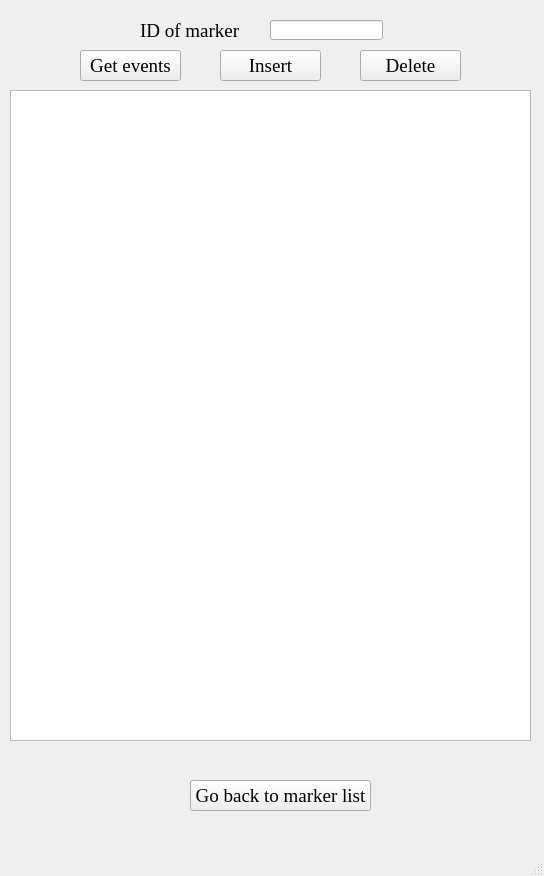
<?xml version="1.0" encoding="UTF-8"?>
<ui version="4.0">
 <class>MainWindow</class>
 <widget class="QMainWindow" name="MainWindow">
  <property name="geometry">
   <rect>
    <x>0</x>
    <y>0</y>
    <width>544</width>
    <height>876</height>
   </rect>
  </property>
  <property name="windowTitle">
   <string>RFID Register</string>
  </property>
  <widget class="QWidget" name="centralwidget">
   <widget class="QTableView" name="tableView">
    <property name="geometry">
     <rect>
      <x>10</x>
      <y>90</y>
      <width>521</width>
      <height>651</height>
     </rect>
    </property>
    <attribute name="horizontalHeaderCascadingSectionResizes">
     <bool>true</bool>
    </attribute>
    <attribute name="horizontalHeaderStretchLastSection">
     <bool>true</bool>
    </attribute>
    <attribute name="verticalHeaderCascadingSectionResizes">
     <bool>true</bool>
    </attribute>
    <attribute name="verticalHeaderStretchLastSection">
     <bool>false</bool>
    </attribute>
   </widget>
   <widget class="QLineEdit" name="rfidIDField">
    <property name="geometry">
     <rect>
      <x>270</x>
      <y>20</y>
      <width>113</width>
      <height>20</height>
     </rect>
    </property>
   </widget>
   <widget class="QLabel" name="label">
    <property name="geometry">
     <rect>
      <x>140</x>
      <y>20</y>
      <width>101</width>
      <height>21</height>
     </rect>
    </property>
    <property name="font">
     <font>
      <family>Times New Roman</family>
      <pointsize>14</pointsize>
     </font>
    </property>
    <property name="text">
     <string>ID of marker</string>
    </property>
   </widget>
   <widget class="QPushButton" name="getEvents">
    <property name="geometry">
     <rect>
      <x>80</x>
      <y>50</y>
      <width>101</width>
      <height>31</height>
     </rect>
    </property>
    <property name="font">
     <font>
      <family>Times New Roman</family>
      <pointsize>14</pointsize>
     </font>
    </property>
    <property name="text">
     <string>Get events</string>
    </property>
   </widget>
   <widget class="QPushButton" name="goBack">
    <property name="geometry">
     <rect>
      <x>190</x>
      <y>780</y>
      <width>181</width>
      <height>31</height>
     </rect>
    </property>
    <property name="font">
     <font>
      <family>Times New Roman</family>
      <pointsize>14</pointsize>
     </font>
    </property>
    <property name="text">
     <string>Go back to marker list</string>
    </property>
   </widget>
   <widget class="QPushButton" name="deleteButton">
    <property name="geometry">
     <rect>
      <x>360</x>
      <y>50</y>
      <width>101</width>
      <height>31</height>
     </rect>
    </property>
    <property name="font">
     <font>
      <family>Times New Roman</family>
      <pointsize>14</pointsize>
     </font>
    </property>
    <property name="text">
     <string>Delete</string>
    </property>
   </widget>
   <widget class="QPushButton" name="insertButton">
    <property name="geometry">
     <rect>
      <x>220</x>
      <y>50</y>
      <width>101</width>
      <height>31</height>
     </rect>
    </property>
    <property name="font">
     <font>
      <family>Times New Roman</family>
      <pointsize>14</pointsize>
     </font>
    </property>
    <property name="text">
     <string>Insert</string>
    </property>
   </widget>
   <widget class="QLabel" name="label_2">
    <property name="geometry">
     <rect>
      <x>140</x>
      <y>750</y>
      <width>271</width>
      <height>21</height>
     </rect>
    </property>
    <property name="font">
     <font>
      <family>Times New Roman</family>
      <pointsize>14</pointsize>
     </font>
    </property>
    <property name="text">
     <string/>
    </property>
    <property name="alignment">
     <set>Qt::AlignCenter</set>
    </property>
   </widget>
  </widget>
  <widget class="QMenuBar" name="menubar">
   <property name="geometry">
    <rect>
     <x>0</x>
     <y>0</y>
     <width>544</width>
     <height>21</height>
    </rect>
   </property>
  </widget>
  <widget class="QStatusBar" name="statusbar"/>
 </widget>
 <resources/>
 <connections/>
</ui>
